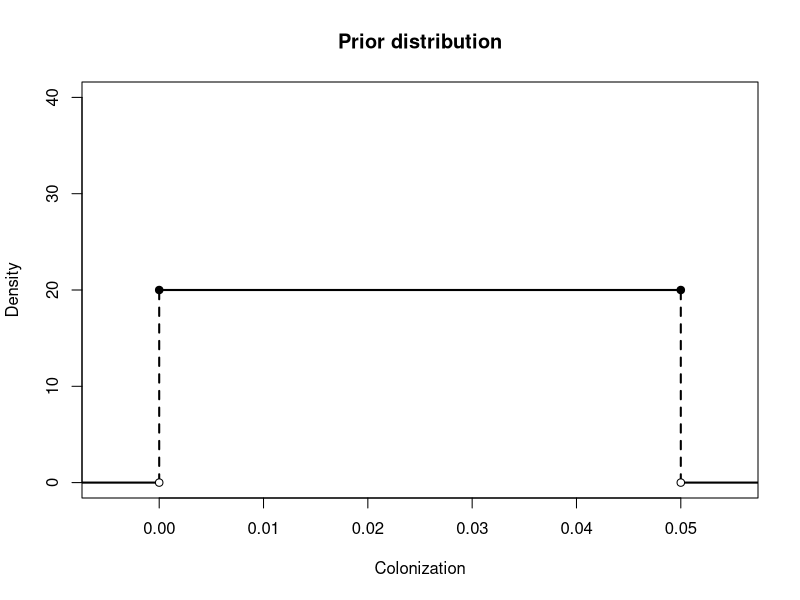
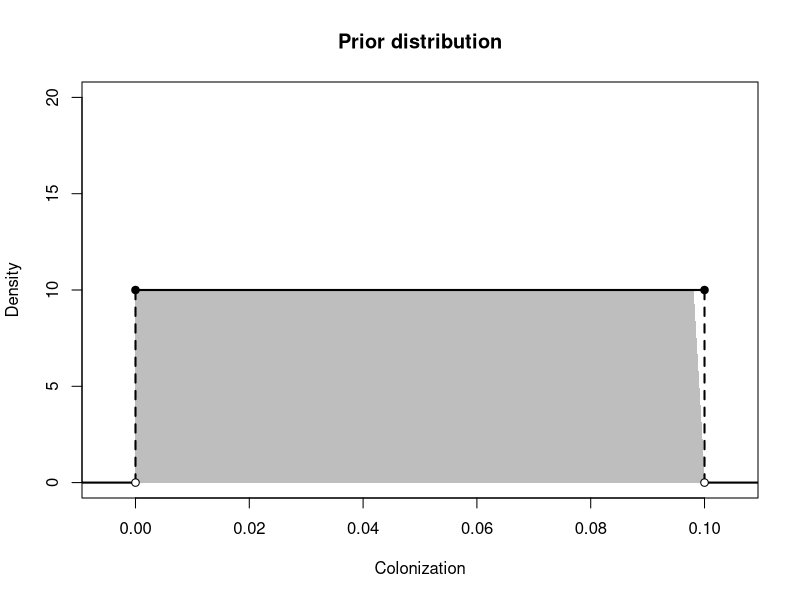

The R source for these figures, in order:
plotunif <- function(x, min = 0, max = 1, lwd = 1, col = 1, ...) {

  # Grid of X-axis values
  if (missing(x)) {
    x <- seq(min - 0.5, max + 0.5, 0.01)
  }

  if(max < min) {
    stop("'min' must be lower than 'max'")
  }

  plot(x, dunif(x, min = min, max = max),
       xlim = c(min - 0.005, max + 0.005), type = "l",  ##0.25
       ylim = c(0,40),
       xlab = "Colonization",
       ylab = "Density",
       lty = 0, ...)
  segments(min, 1/(max - min), max, 1/(max - min), col = col, lwd = lwd)
  segments(min - 2, 0, min, 0, lwd = lwd, col = col)
  segments(max, 0, max + 2, 0, lwd = lwd, col = col)
  points(min, 1/(max - min), pch = 19, col = col)
  points(max, 1/(max - min), pch = 19, col = col)
  segments(min, 0, min, 1/(max - min), lty = 2, col = col, lwd = lwd)
  segments(max, 0, max, 1/(max - min), lty = 2, col = col, lwd = lwd)
  points(0, min, pch = 21, col = col, bg = "white")
  points(max, min, pch = 21, col = col, bg = "white")
}
plotunif(min = 0, max = 0.05, lwd = 2, col = "black", main = "Prior distribution")



unif_area <- function(min = 0, max = 1, lb, ub, col = 1,
                      acolor = "lightgray", ...) {
  x <- seq(min - 0.25 * max, max + 0.25 * max, 0.00001)

  if (missing(lb)) {
    lb <- min(x)
  }
  if (missing(ub)) {
    ub <- max(x)
  }
  if(max < min) {
    stop("'min' must be lower than 'max'")
  }

  x2 <- seq(lb, ub, length = 1000)
  plot(x, dunif(x, min = min, max = max),
       xlim = c(min - 0.05 * max, max + 0.05 * max), type = "l",
       ylim = c(0,20),
       xlab = "Colonization",
       ylab = "Density", lty = 0, ...)

  y <- dunif(x2, min = min, max = max)
  polygon(c(lb, x2, ub), c(0, y, 0), col = acolor, lty = 0)
  segments(min, 1/(max - min), max, 1/(max - min), lwd = 2, col = col)
  segments(min - 2 * max, 0, min, 0, lwd = 2, col = col)
  segments(max, 0, max + 2 * max, 0, lwd = 2, col = col)
  points(min, 1/(max - min), pch = 19, col = col)
  points(max, 1/(max - min), pch = 19, col = col)
  segments(min, 0, min, 1/(max - min), lty = 2, col = col, lwd = 2)
  segments(max, 0, max, 1/(max - min), lty = 2, col = col, lwd = 2)
  points(0, min, pch = 21, col = col, bg = "white")
  points(max, min, pch = 21, col = col, bg = "white")
}
unif_area(min = 0, max = 0.1, lb = 0, ub = 2,
          main = "Prior distribution", acolor = "gray")
